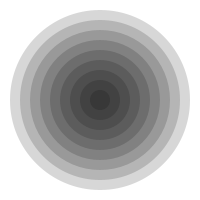
Frame 1 (no input)
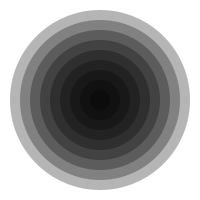
Frame 2 (the mouse pressed at the canvas centre, redrawn once)

The Processing sketch that drew these frames (run headless with seeded random() and noise(); the mouse was pressed at the canvas centre and the sketch redrawn once):

// Processing sketch: sketch_21_2
// ── sketch_21_2.pde
//Extend the function created for exercise 1 by creating more parameters to control 
// additional aspects of its form.


void setup() {
  size(200,200);
  background(255);
  smooth();
  noLoop();
  noStroke();
}


void draw() {
  myFunction(0,0,100,100,0,40);
}

void myFunction(int size, int number, int x, int y,int colour, int transparency) { //Creates function "myFunction"
  for(int counter = number; counter < 200; counter+=20) {
    fill(colour,transparency);
    ellipse(x,y,size,size);
size+=20; }
}
